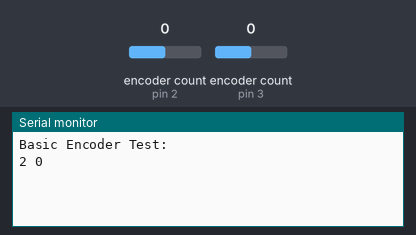
Bench run of a sketch on a simulated Arduino Uno, built with avr-gcc and run on an emulated ATmega328P. Shown: the last lines printed to the serial monitor. The inputs (shaded band) are chosen by the test bench; at power-on: encoder count (sensors on pin 2, pin 3) 0.

Above: at 1.2 s.
1.3 s: encoder count (sensor on pin 2) set to 1
At 2.3 s:
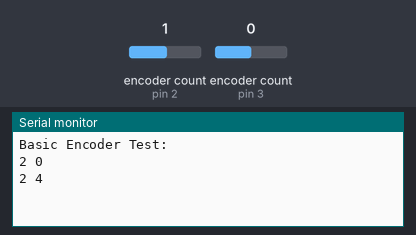
2.8 s: encoder count (sensor on pin 2) set to 2
At 3.4 s:
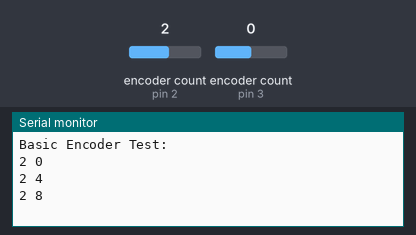

The sketch:

encoderTest.ino
```cpp
#include <Encoder.h>

// Change these two numbers to the pins connected to your encoder.
//   Best Performance: both pins have interrupt capability
//   Good Performance: only the first pin has interrupt capability
//   Low Performance:  neither pin has interrupt capability
Encoder myEnc(3, 6);
Encoder myEnc2(2, 4);
//   avoid using pins with LEDs attached

void setup() {
  Serial.begin(9600);
  Serial.println("Basic Encoder Test:");
}

long oldPosition  = -999;
long oldPosition2  = -999;

void loop() {
  long newPosition = myEnc.read();
  long newPosition2 = myEnc2.read();
//  if (newPosition != oldPosition) {
//    oldPosition = newPosition;
//    Serial.print("1 ");
//    Serial.println(newPosition);
//  }
   if (newPosition2 != oldPosition2) {
    oldPosition2 = newPosition2;
    Serial.print("2 ");
    Serial.println(newPosition2);
  }

}
```

playground.ino
```cpp

```

Measured:
- after the input at 1.3 s, the serial monitor: prints a new line at once (image 1)
- after the input at 2.8 s, the serial monitor: prints a new line at once (image 2)
